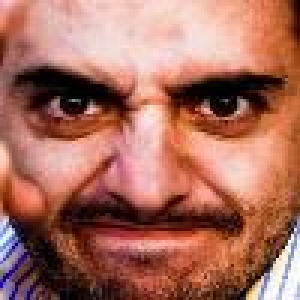
#> input picture dataset/test/angry/test_1109_aligned.jpg, 100 x 100 px (shown 3 times larger)
$ python -i preprocess.py   (imports and definitions only)
#> lines starting #> are read from the running program, lines starting #| are printed output that depends on the picture
# Nhập các thư viện cần thiết
import cv2  # Thư viện OpenCV để đọc và xử lý ảnh
import numpy as np  # Thư viện NumPy để xử lý mảng và tính toán số học

# Hàm để tiền xử lý ảnh trước khi đưa vào mô hình
# [22 lines left out: function preprocess_image, not called in this run]

def apply_median(frame, k=3):
    return cv2.medianBlur(frame, k)

def apply_clahe_rgb(frame_rgb):
    ycrcb = cv2.cvtColor(frame_rgb, cv2.COLOR_RGB2YCrCb)
#> ycrcb: shape (100, 100, 3); mean of channels 0, 1, 2 125.1, 159.3, 110.5
    y, cr, cb = cv2.split(ycrcb)
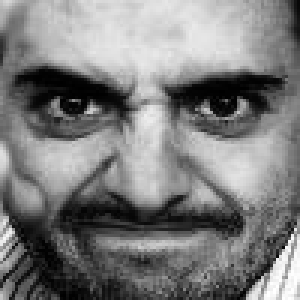
#> y: shape (100, 100) (shown 3 times larger); min 0, max 255, mean 125.1
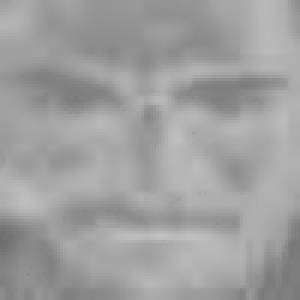
#> cr: shape (100, 100) (shown 3 times larger); min 110, max 193, mean 159.3
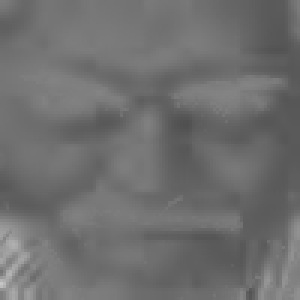
#> cb: shape (100, 100) (shown 3 times larger); min 80, max 198, mean 110.5
    clahe = cv2.createCLAHE(clipLimit=2.0, tileGridSize=(8, 8))
    y_eq = clahe.apply(y)
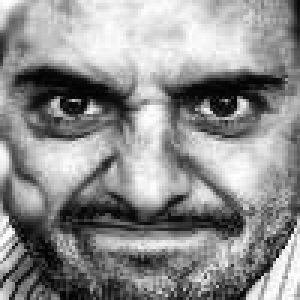
#> y_eq: shape (100, 100) (shown 3 times larger); min 2, max 255, mean 141.9
    merged = cv2.merge([y_eq, cr, cb])
#> merged: shape (100, 100, 3); mean of channels 0, 1, 2 141.9, 159.3, 110.5
    return cv2.cvtColor(merged, cv2.COLOR_YCrCb2RGB)
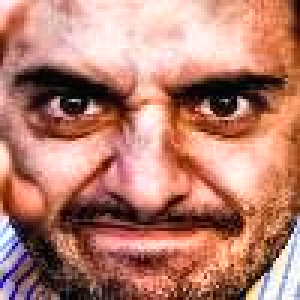
#> returned value: shape (100, 100, 3) (shown 3 times larger); mean R, G, B 182.9, 125.6, 110.8

def apply_canny(gray):
    return cv2.Canny(gray, 80, 160)

# [17 lines left out: function preprocess_face, not called in this run]

>>> import cv2
>>> picture = cv2.cvtColor(cv2.imread('../dataset/test/angry/test_1109_aligned.jpg'), cv2.COLOR_BGR2RGB)
>>> result = apply_clahe_rgb(picture)

$ run again, on dataset/test/angry/test_2109_aligned.jpg
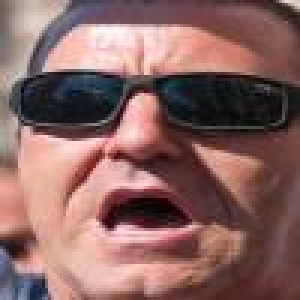
#> input picture dataset/test/angry/test_2109_aligned.jpg, 100 x 100 px (shown 3 times larger)
#> ycrcb: shape (100, 100, 3); mean of channels 0, 1, 2 111.5, 146.5, 120.2
#> in apply_clahe_rgb, `y_eq = clahe.apply(y)`:
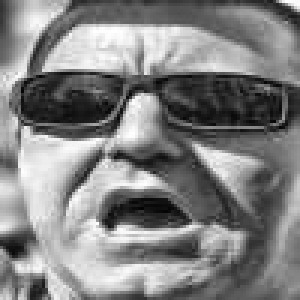
#> y_eq: shape (100, 100) (shown 3 times larger); min 3, max 255, mean 130.3
#> merged: shape (100, 100, 3); mean of channels 0, 1, 2 130.3, 146.5, 120.2
#> in apply_clahe_rgb, `return cv2.cvtColor(merged, cv2.COLOR_YCrCb2RGB)`:
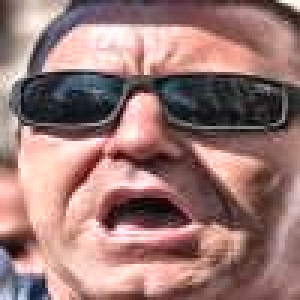
#> returned value: shape (100, 100, 3) (shown 3 times larger); mean R, G, B 154.6, 119.8, 116.4
